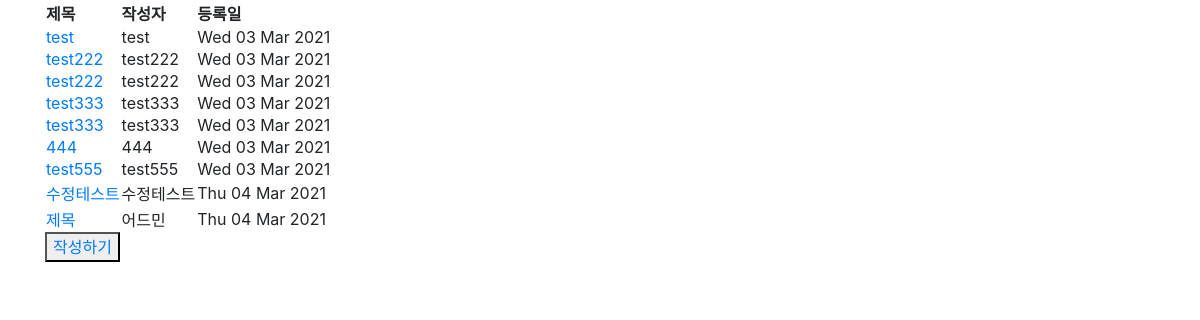
The page / on the database its author committed.
### community/models.py (models this page shows)
class Article(models.Model):
    name = models.CharField(max_length=50)
    title = models.CharField(max_length=50)
    contents = models.TextField()
    url = models.URLField()
    email = models.EmailField()
    cdate = models.DateTimeField(auto_now_add=True)
    class Meta:
        db_table = 'community'
        verbose_name = 'article'
        verbose_name_plural = 'CODAA'

### community/views.py (the view)
# urls.py: path('', list),
def list(request) :
    articleList = Article.objects.all()
    return render(request, 'index.html', {'articleList': articleList})

### community/templates/index.html (shortened to what this page needs)
<html>
    <head>
        <link rel="stylesheet" href="/static/bootstrap.min.css" />
    </head>
    <body>
        <div class="container">
            <table>
                <th>제목</th>
                <th>작성자</th>
                <th>등록일</th>
                {% for article in articleList %}
                <tr>
                    <td><a href="/view/{{article.id}}">{{ article.title }} </a></td>
                    <td>{{ article.name }}</td>
                    <td>{{ article.cdate|date:"D d M Y" }}</td>
                {% endfor %}
            </table>
            <button type="button"><a href="/write">작성하기</a></button>
        </div>
   </body>
</html>

### rows shown on the page
Article: title "test", name "test", cdate "Wed 03 Mar 2021"
Article: title "test222", name "test222", cdate "Wed 03 Mar 2021"
Article: title "test222", name "test222", cdate "Wed 03 Mar 2021"
Article: title "test333", name "test333", cdate "Wed 03 Mar 2021"
Article: title "test333", name "test333", cdate "Wed 03 Mar 2021"
Article: title "444", name "444", cdate "Wed 03 Mar 2021"
Article: title "test555", name "test555", cdate "Wed 03 Mar 2021"
Article: title "수정테스트", name "수정테스트", cdate "Thu 04 Mar 2021"
Article: title "제목", name "어드민", cdate "Thu 04 Mar 2021"
